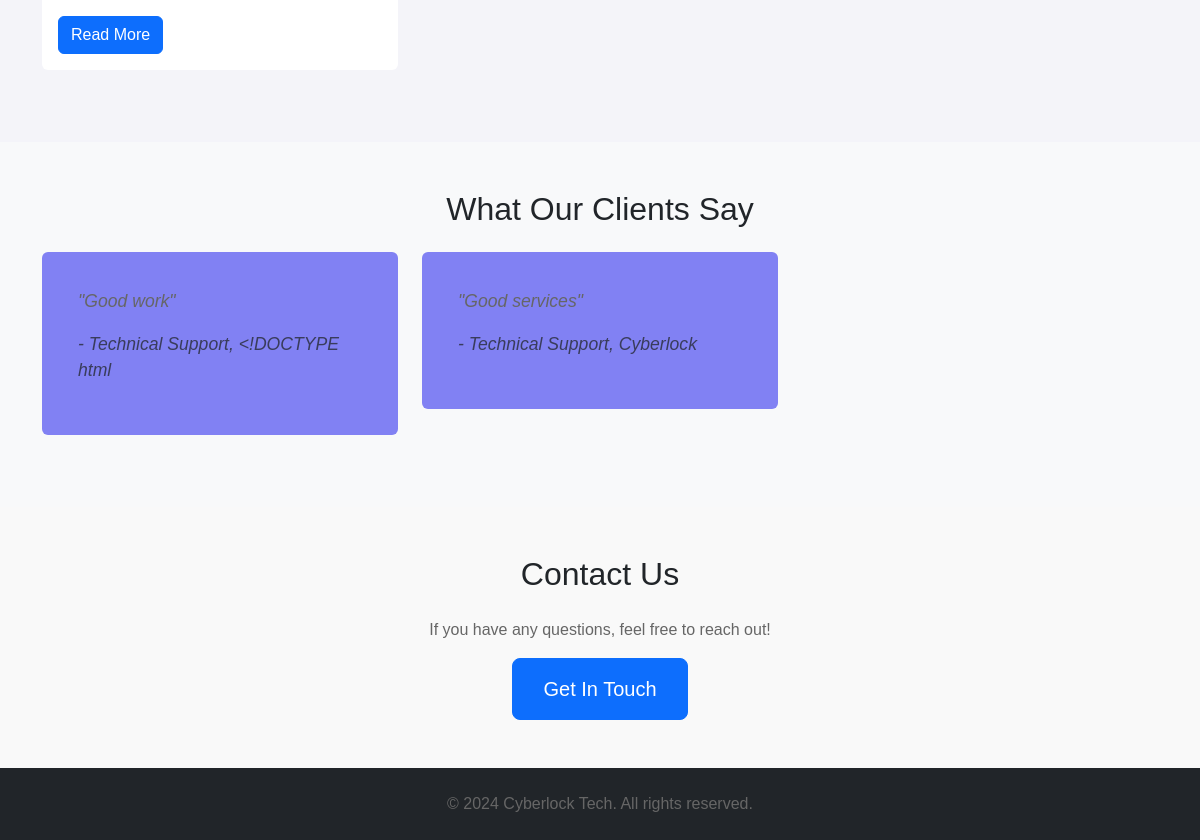
The app's page / (lower part), older data.
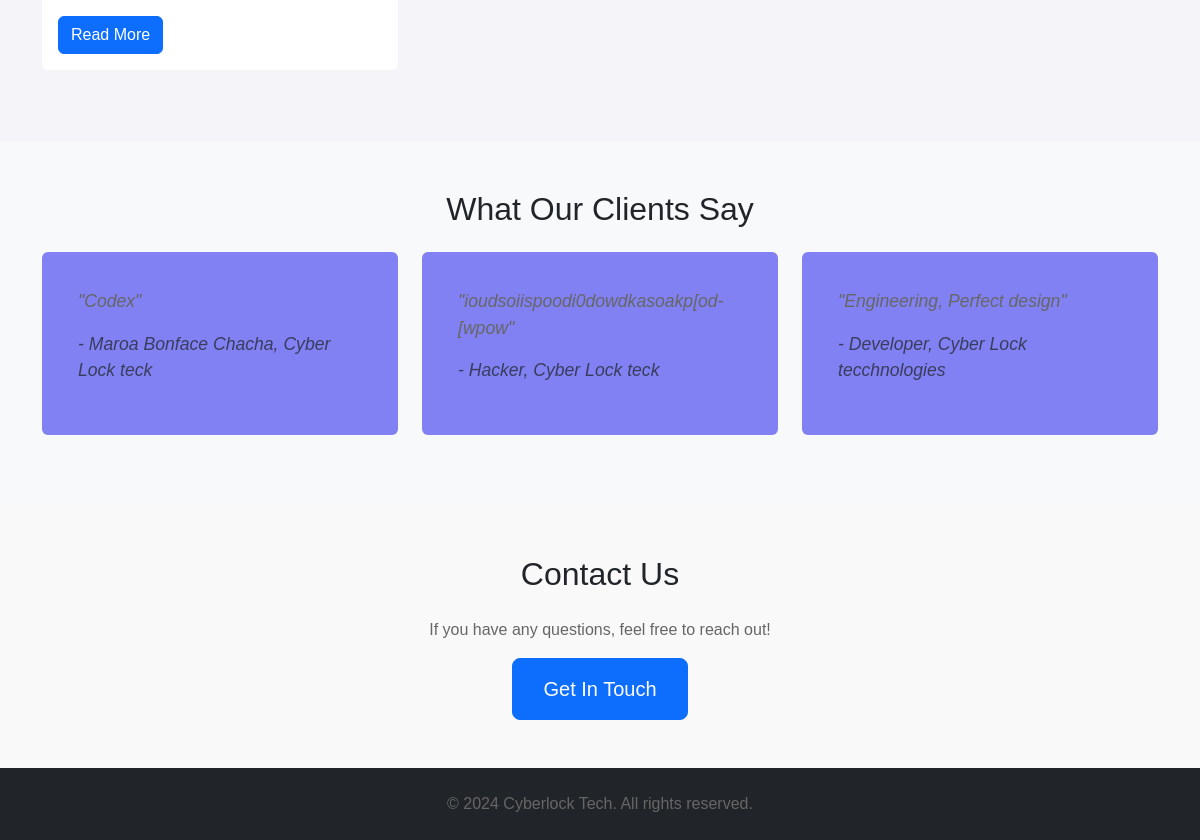
The same page, newer data.
### coreapp/models.py (models this page shows, shortened)
class BlogPost(models.Model):
    author = models.ForeignKey(User, on_delete=models.CASCADE)
    title = models.CharField(max_length=200)
    content = models.TextField()
    image = models.ImageField(upload_to='blog_images/', blank=True)
    published_date = models.DateTimeField(auto_now_add=True)
    updated_date = models.DateTimeField(auto_now=True)
    tags = models.CharField(max_length=100, blank=True)
    slug = models.SlugField(unique=True, max_length=200, blank=True)
    class Meta:
        ordering = ['-published_date']
        permissions = [
            ("can_create_post", "Can create blog post"),
            ("can_update_post", "Can update blog post"),
            ("can_delete_post", "Can delete blog post"),
        ]

class Testimonial(models.Model):
    name = models.CharField(max_length=100)
    company = models.CharField(max_length=100, blank=True)
    feedback = models.TextField()
    rating = models.PositiveIntegerField()  # Rating from 1 to 5
    profile_picture = models.ImageField(upload_to='testimonial_pictures/', blank=True)
    published_date = models.DateField(auto_now_add=True)
    class Meta:
        ordering = ['-published_date']
        verbose_name = "Testimonial"
        verbose_name_plural = "Testimonials"

### coreapp/views.py (the view)
# urls.py: path('', views.home, name='home'),
def home(request):
    services = Service.objects.filter(is_active=True)[:3]  # Get the latest 3 services
    projects = Project.objects.all()[:3]  # Get the latest 3 projects
    blog_posts = BlogPost.objects.all().order_by('-published_date')[:3]  # Get the latest 3 blog posts
    testimonials = Testimonial.objects.all()[:3]  # Get the latest 3 testimonials
    context = {
        'services': services,
        'projects': projects,
        'blog_posts': blog_posts,
        'testimonials': testimonials,
    }
    return render(request, 'home.html', context)

### templates/home.html (shortened to what this page needs)
{% load static %}
<!DOCTYPE html>
<html lang="en">
<head>
    <link href="https://cdn.jsdelivr.net/npm/bootstrap@5.3.0-alpha1/dist/css/bootstrap.min.css" rel="stylesheet">
    <link rel="stylesheet" href="{% static 'css/home.css' %}">
</head>
<body>
    {% include 'base.html' %}
    <section class="blog py-5">
        <div class="container">
            <div class="row">
                {% for post in blog_posts %}
                    <div class="col-md-4">
                        <div class="card mb-4">
                            <div class="card-body">
                                <a href="{% url 'blog_list' %}" class="btn btn-primary">Read More</a>
                            </div>
                        </div>
                    </div>
                {% endfor %}
            </div>
        </div>
    </section>
    <section class="testimonials bg-light py-5">
        <div class="container">
            <h2 class="text-center mb-4">What Our Clients Say</h2>
            <div class="row">
                {% for testimonial in testimonials %}
                    <div class="col-md-4">
                        <div class="card mb-4">
                            <div class="card-body">
                                <p class="card-text">"{{ testimonial.feedback }}"</p>
                                <p class="text-muted">- {{ testimonial.name }}, {{ testimonial.company }}</p>
                            </div>
                        </div>
                    </div>
                {% endfor %}
            </div>
        </div>
    </section>
    <section class="contact py-5">
        <div class="container text-center">
            <h2 class="mb-4">Contact Us</h2>
            <p>If you have any questions, feel free to reach out!</p>
            <a href="{% url 'contact_form' %}" class="btn btn-primary btn-lg">Get In Touch</a>
        </div>
    </section>
    <footer class="bg-dark text-white py-4">
        <div class="container text-center">
            <p>&copy; 2024 Cyberlock Tech. All rights reserved.</p>
        </div>
    </footer>
</body>
</html>

Row changes from the older to the newer data that the page shows:
no longer on this page (row unchanged): Testimonial: feedback "Good work", name "Technical Support", company "<!DOCTYPE html"
no longer on this page (row unchanged): Testimonial: feedback "Good services", name "Technical Support", company "Cyberlock"
added Testimonial: feedback "Codex", name "Maroa Bonface Chacha", company "Cyber Lock teck"
added Testimonial: feedback "ioudsoiispoodi0dowdkasoakp[od-[wpow", name "Hacker", company "Cyber Lock teck"
added Testimonial: feedback "Engineering, Perfect design", name "Developer", company "Cyber Lock tecchnologies"
